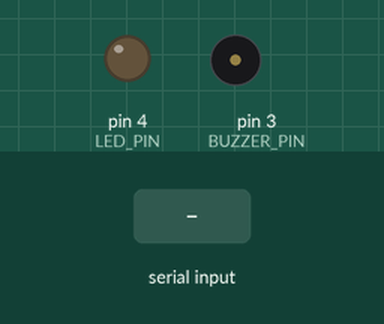
This sketch was run on a simulated Arduino Uno, built with avr-gcc and run on an emulated ATmega328P. Parts: output pins drawn as LEDs (lit = HIGH), buzzer (waves = sounding). The test bench sets the inputs (shaded band).

Above: at 1.2 s.
1.3 s: "1" received over Serial
At 1.45 s:
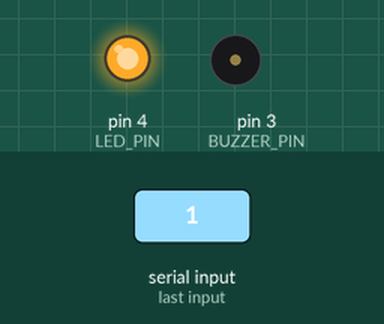
At 2.9 s:
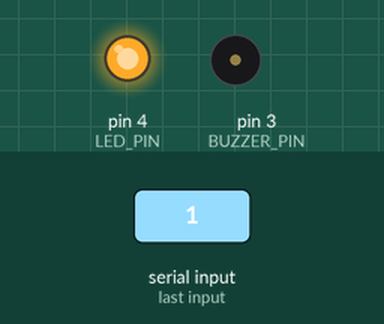
3.5 s: "0" received over Serial
At 4.7 s:
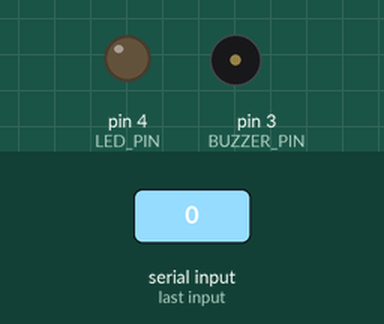
Timing chart, 0 to 6.5 s (numbered marks = the images above; inputs shaded):
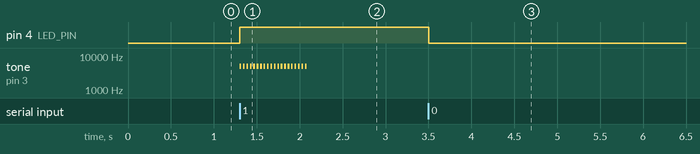

Measured:
- after the input at 1.3 s, pin 4 (LED_PIN): LOW → HIGH at once; tone on pin 3 (BUZZER_PIN): alternates 5000 Hz for 0.02 s and silent for 0.02 s, 40 changes in all, then stays silent, starting at once
- after the input at 3.5 s, pin 4 (LED_PIN): HIGH → LOW at once

The sketch:

led_and_buzzer_arduino_Jan_9.ino
```cpp
#define BUZZER_PIN 3  // Pin connected to the buzzer
#define LED_PIN 4     // Pin connected to the LED

void setup() {
  pinMode(BUZZER_PIN, OUTPUT);
  pinMode(LED_PIN, OUTPUT);
  Serial.begin(9600);  // Start Serial communication
}

void loop() {
  if (Serial.available() > 0) {
    char signal = Serial.read();  // Read data from Python

    if (signal == '1') {
      // Turn on LED
      digitalWrite(LED_PIN, HIGH);

      // Generate a fast and loud buzzing sound
      for (int i = 0; i < 20; i++) {  // Loop for 20 fast buzz cycles
        tone(BUZZER_PIN, 5000);  // Generate a 5kHz tone
        delay(20);               // ON for 20ms

        // Check if the signal has changed to '0'
        if (Serial.available() > 0 && Serial.read() == '0') {
          noTone(BUZZER_PIN);        // Turn off the buzzer immediately
          digitalWrite(LED_PIN, LOW);  // Turn off LED immediately
          break;                    // Exit the loop
        }

        noTone(BUZZER_PIN);  // Turn off the tone
        delay(20);           // OFF for 20ms
      }
    } else if (signal == '0') {
      noTone(BUZZER_PIN);         // Ensure the buzzer is OFF
      digitalWrite(LED_PIN, LOW);  // Ensure the LED is OFF
    }
  }
}
```
